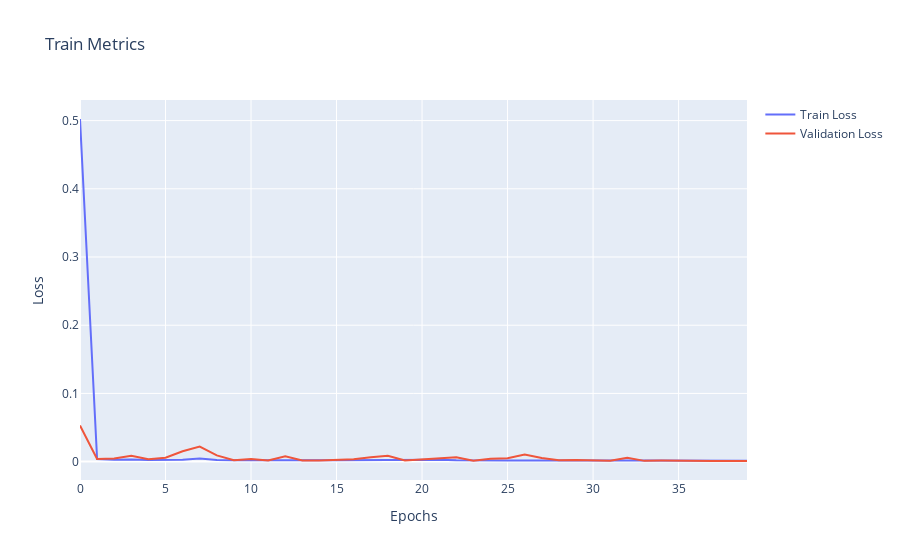

Notebook code for this chart:
### Code cell
#Predictions and take the real values

history_df = pd.DataFrame(history.history)
go.Figure() \
.add_trace(go.Scatter(x=history_df.index, y=history_df.loss, mode="lines", name="Train Loss")) \
.add_trace(go.Scatter(x=history_df.index, y=history_df.val_loss, mode="lines", name="Validation Loss")) \
.update_layout(
    title="Train Metrics",
    xaxis_title="Epochs",
    yaxis_title="Loss",
)
